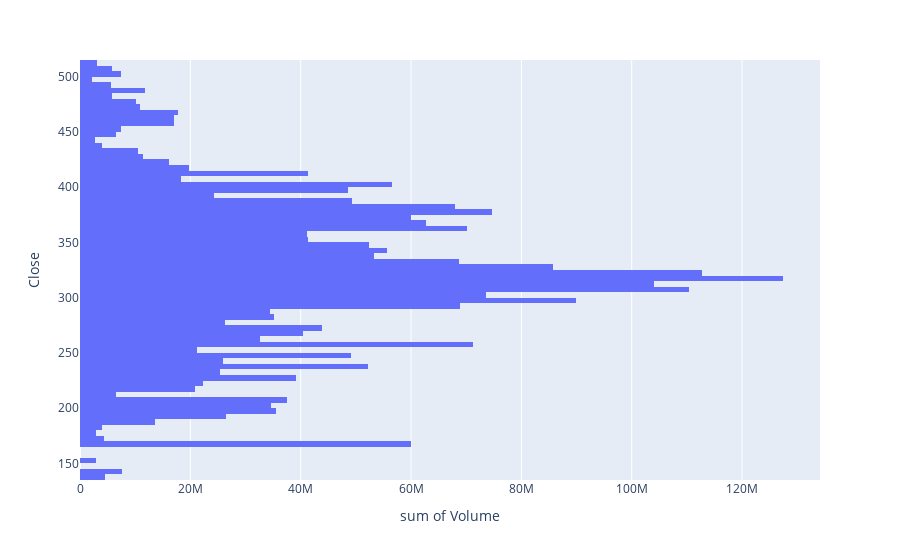

Here is the notebook cell this chart was saved with:
### Code cell
import plotly.express as px
import plotly.graph_objects as go

px.histogram(lulu, x='Volume', y='Close', nbins=150, orientation='h').show()

### Figure 1 — Plotly figure (JSON) as saved in the notebook; plotly's stock layout.template omitted (floating-point values rounded to 4 significant figures; data arrays with more than 128 entries replaced by an {"elided": "..."} marker saying what was removed)
{"data": [{"bingroup": "y", "histfunc": "sum", "hovertemplate": "sum of Volume=%{x}<br>Close=%{y}<extra></extra>", "legendgroup": "", "marker": {"color": "#636efa", "pattern": {"shape": ""}}, "name": "", "nbinsy": 150, "orientation": "h", "showlegend": false, "type": "histogram", "x": {"elided": "1470 float values"}, "xaxis": "x", "y": {"elided": "1470 float values"}, "yaxis": "y"}], "layout": {"barmode": "relative", "legend": {"tracegroupgap": 0}, "margin": {"t": 60}, "xaxis": {"anchor": "y", "domain": [0, 1], "title": {"text": "sum of Volume"}}, "yaxis": {"anchor": "x", "domain": [0, 1], "title": {"text": "Close"}}}}
